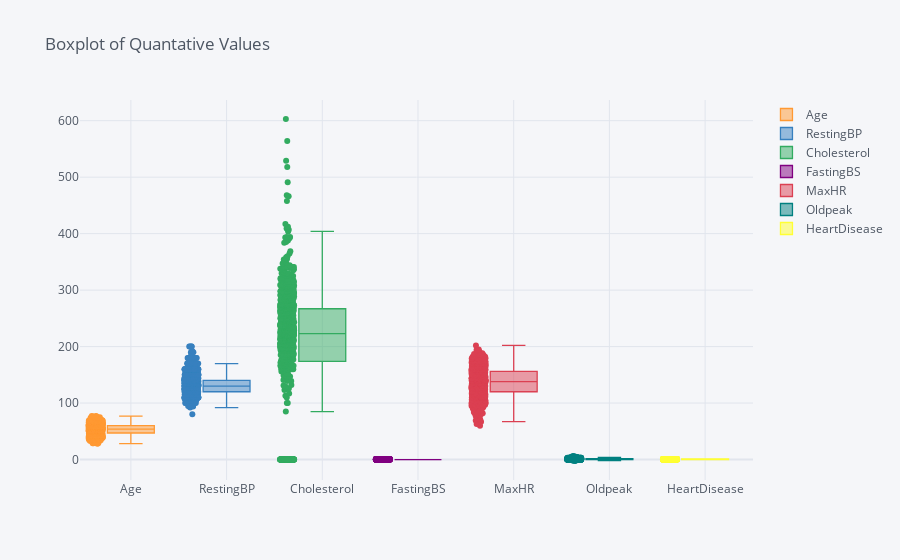

Notebook source saved alongside this figure:
### Markdown cell above
We can also draw box plots for all quantitative variables to confirm this behaviour

### Code cell
data[quantitative].iplot(kind='box', title='Boxplot of Quantative Values', boxpoints="all")

### Figure 1 — Plotly figure (JSON) as saved in the notebook; plotly's stock layout.template omitted (floating-point values rounded to 4 significant figures; data arrays with more than 128 entries replaced by an {"elided": "..."} marker saying what was removed)
{"data": [{"boxpoints": "all", "line": {"width": 1.3}, "marker": {"color": "rgba(255, 153, 51, 1.0)"}, "name": "Age", "orientation": "v", "type": "box", "y": {"elided": "917 int values"}}, {"boxpoints": "all", "line": {"width": 1.3}, "marker": {"color": "rgba(55, 128, 191, 1.0)"}, "name": "RestingBP", "orientation": "v", "type": "box", "y": {"elided": "917 int values"}}, {"boxpoints": "all", "line": {"width": 1.3}, "marker": {"color": "rgba(50, 171, 96, 1.0)"}, "name": "Cholesterol", "orientation": "v", "type": "box", "y": {"elided": "917 int values"}}, {"boxpoints": "all", "line": {"width": 1.3}, "marker": {"color": "rgba(128, 0, 128, 1.0)"}, "name": "FastingBS", "orientation": "v", "type": "box", "y": {"elided": "917 int values"}}, {"boxpoints": "all", "line": {"width": 1.3}, "marker": {"color": "rgba(219, 64, 82, 1.0)"}, "name": "MaxHR", "orientation": "v", "type": "box", "y": {"elided": "917 int values"}}, {"boxpoints": "all", "line": {"width": 1.3}, "marker": {"color": "rgba(0, 128, 128, 1.0)"}, "name": "Oldpeak", "orientation": "v", "type": "box", "y": {"elided": "917 float values"}}, {"boxpoints": "all", "line": {"width": 1.3}, "marker": {"color": "rgba(255, 255, 51, 1.0)"}, "name": "HeartDisease", "orientation": "v", "type": "box", "y": {"elided": "917 int values"}}], "layout": {"legend": {"bgcolor": "#F5F6F9", "font": {"color": "#4D5663"}}, "paper_bgcolor": "#F5F6F9", "plot_bgcolor": "#F5F6F9", "title": {"font": {"color": "#4D5663"}, "text": "Boxplot of Quantative Values"}, "xaxis": {"gridcolor": "#E1E5ED", "showgrid": true, "tickfont": {"color": "#4D5663"}, "title": {"font": {"color": "#4D5663"}, "text": ""}, "zerolinecolor": "#E1E5ED"}, "yaxis": {"gridcolor": "#E1E5ED", "showgrid": true, "tickfont": {"color": "#4D5663"}, "title": {"font": {"color": "#4D5663"}, "text": ""}, "zerolinecolor": "#E1E5ED"}}}
